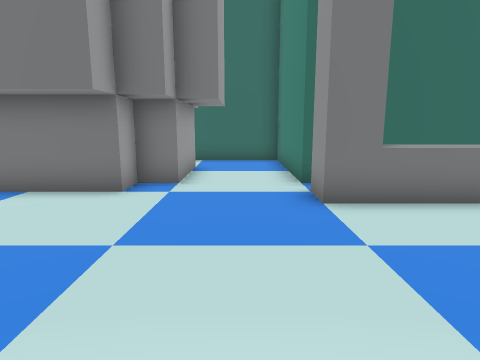
[1] (above)

20 first-person views from a walk through a 3-D level made in the Unity game engine. The camera is 1.4 m above the floor, tilts 10° down and sees 75° across. The floor is counted in squares, 1 m on a side. Each view is taken from the middle of a square. On the plan, view 1 faces up. The plan holds only what a view shows up to about 14 squares ahead; the rest is blank.

[2]
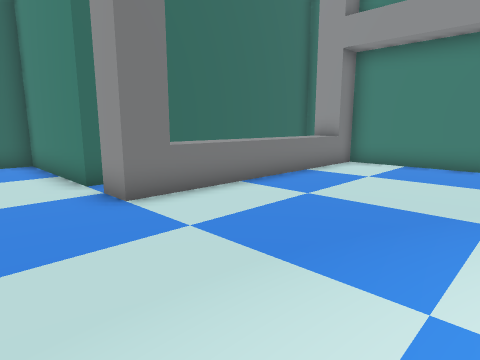

[3]
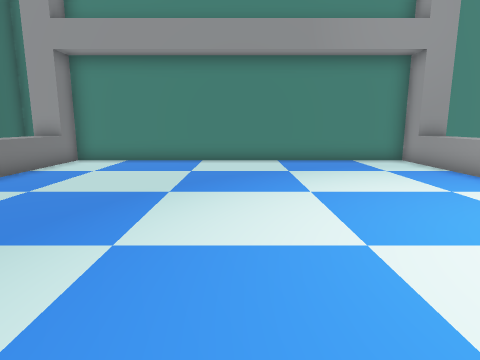

[4]
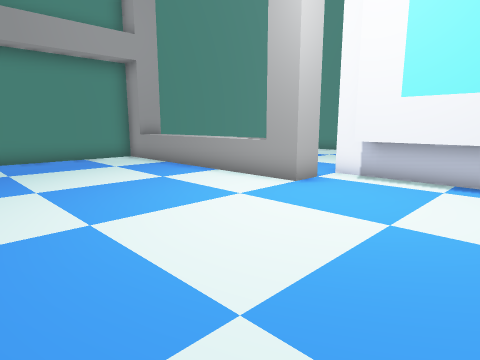

[5]
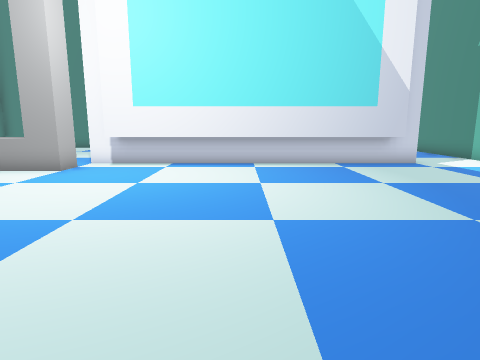

[6]
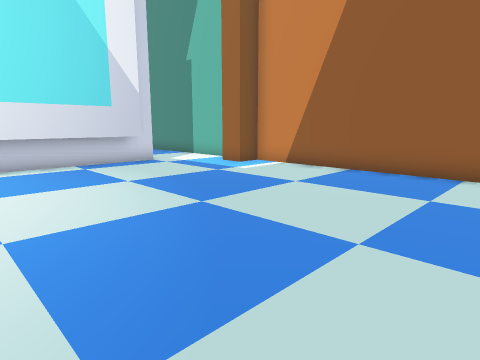

[7]
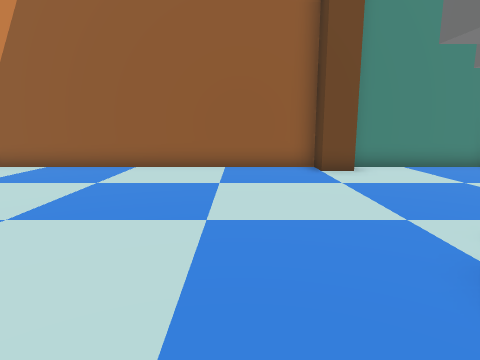

[8]
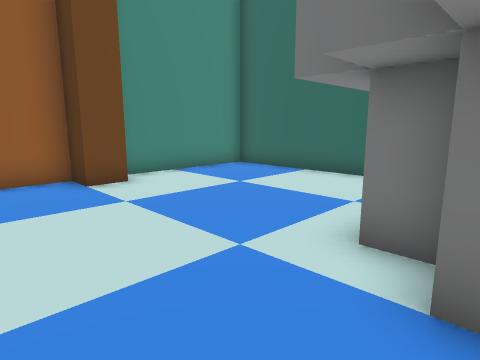

[9]
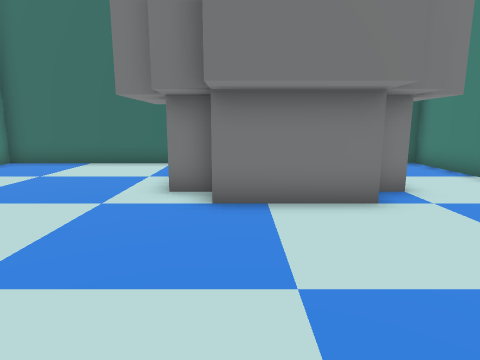

[10]
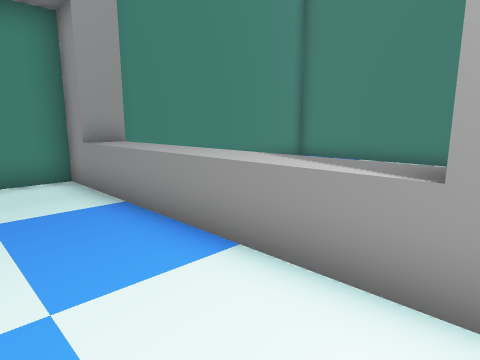

[11]
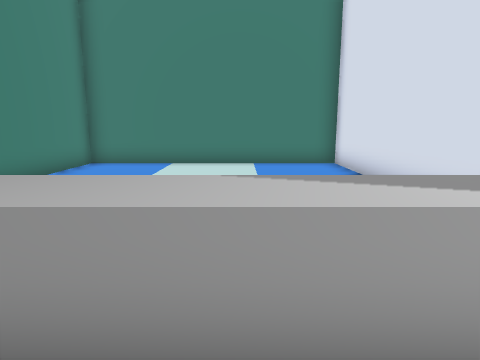

[12]
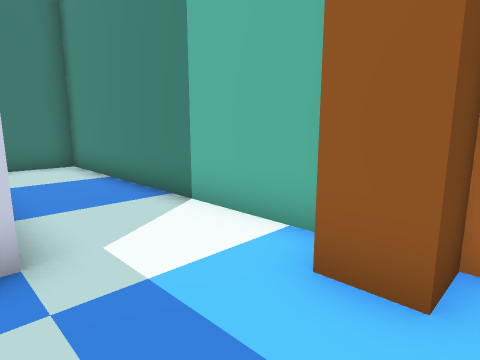

[13]
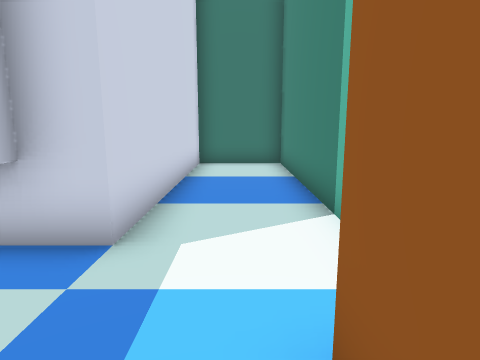

[14]
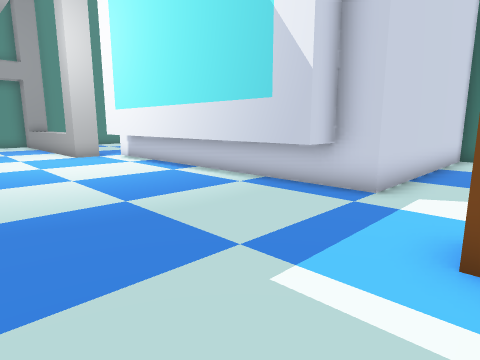

[15]
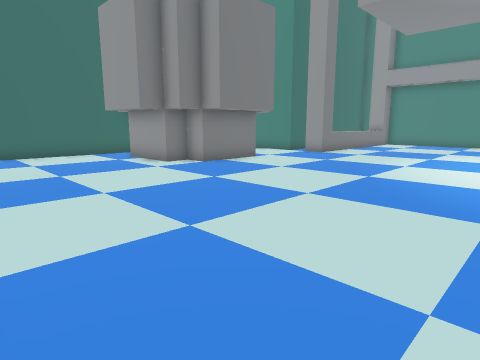

[16]
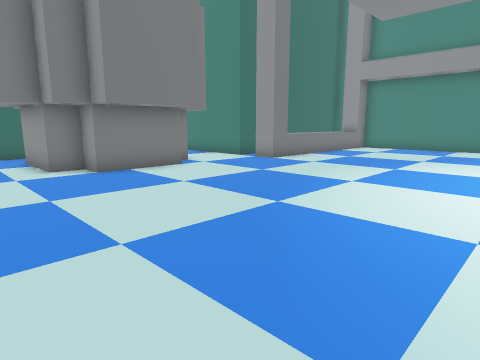

[17]
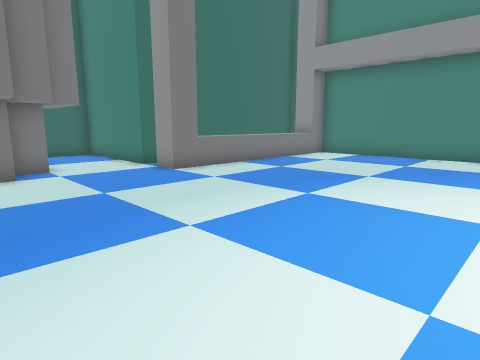

[18]
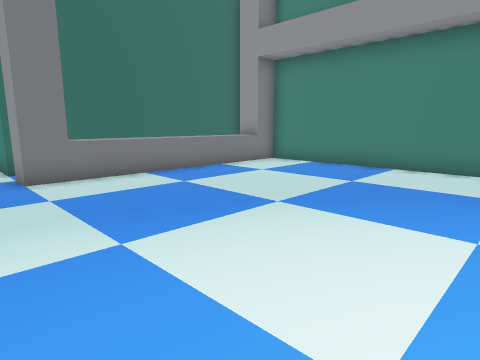

[19]
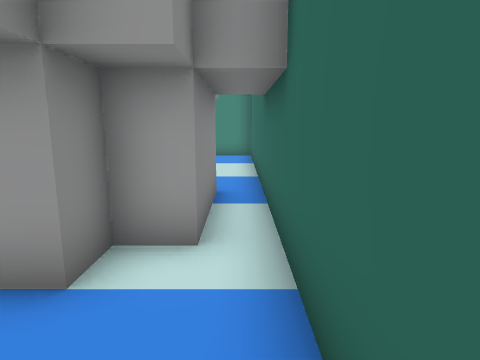

[20]
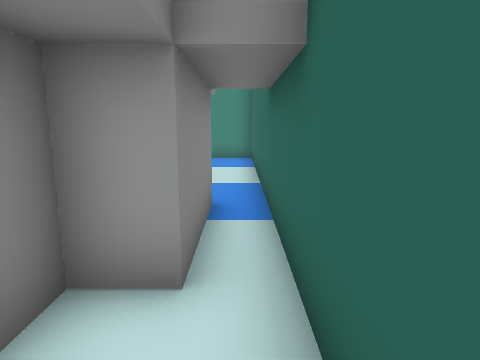

### Floor plan
Points are (right, up) in squares from view 1. A wall is a line through its corners. A room is listed if a view was taken in it or the views show most of it. See-through windows are left out.
Room 1 (views 1, 2, 3, 4, 5, 6, 7, 8, 9, 10, 11, 12, 13, 14, 15, 16, 17, 18, 19, 20)
walls: (1.5, -8.6) (1.5, -7.5) (10.5, -7.5) (10.5, 5.5) (1.5, 5.5) (1.5, 6.5); (1.5, -10.5) (1.5, -17.5) (10.5, -17.5) (10.5, -8.9); (-9.5, -9.5) (-9.5, -8.5) (0.5, -8.5); (9.5, -8.6) (9.5, -7.5); (9.5, 5.4) (9.5, 6.5); (-13.5, -8) (-13.5, -17.5) (-10.5, -17.5) (-10.5, -9.5) (1.5, -9.5); (-5.5, 11.5) (-2.5, 11.5) (-2.5, 10.5) (-1.5, 10.5) (-1.5, 7.5) (-2.5, 7.5) (-2.5, 6.5) (-5.5, 6.5) (-5.5, 7.5) (-6.5, 7.5) (-6.5, 10.5); (10.5, 7) (10.5, 7.5) (1.5, 7.5) (1.5, 12.5) (-13.5, 12.5) (-13.5, 7.9); (-12.5, 7.6) (-12.5, 6.5) (-13.5, 6.5) (-13.5, -6.5) (-12.5, -6.5) (-12.5, -7.5)

Where each view was taken, in squares from view 1:
view 1: 0 up, 0 right, facing up
view 2: 0 up, 1 left, facing up-right
view 3: 1 down, 2 left, facing right
view 4: 1 down, 3 left, facing down-right
view 5: 2 up, 4 left, facing down
view 6: 2 up, 4 left, facing down-left
view 7: 4 up, 3 left, facing left
view 8: 4 up, 5 left, facing up-left
view 9: 1 up, 5 left, facing up
view 10: 5 down, 2 right, facing down-right
view 11: 6 down, 5 right, facing down
view 12: 6 down, 10 left, facing down-left
view 13: 6 down, 12 left, facing down
view 14: 3 down, 13 left, facing down-right
view 15: 3 down, 13 left, facing up-right
view 16: 3 down, 9 left, facing up-right
view 17: 3 down, 4 left, facing up-right
view 18: 3 down, 0 right, facing up-right
view 19: 12 up, 1 right, facing left
view 20: 12 up, 0 right, facing left
